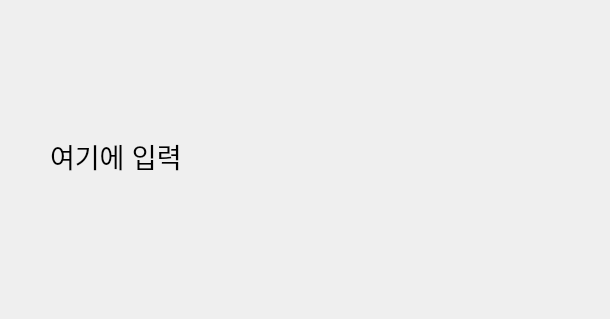
<?xml version="1.0" encoding="UTF-8"?>
<ui version="4.0">
 <class>Dialog</class>
 <widget class="QDialog" name="Dialog">
  <property name="geometry">
   <rect>
    <x>0</x>
    <y>0</y>
    <width>610</width>
    <height>319</height>
   </rect>
  </property>
  <property name="windowTitle">
   <string>Dialog</string>
  </property>
  <widget class="QLabel" name="label">
   <property name="geometry">
    <rect>
     <x>50</x>
     <y>110</y>
     <width>371</width>
     <height>91</height>
    </rect>
   </property>
   <property name="font">
    <font>
     <pointsize>20</pointsize>
     <bold>false</bold>
    </font>
   </property>
   <property name="text">
    <string>여기에 입력</string>
   </property>
  </widget>
 </widget>
 <resources/>
 <connections/>
</ui>
